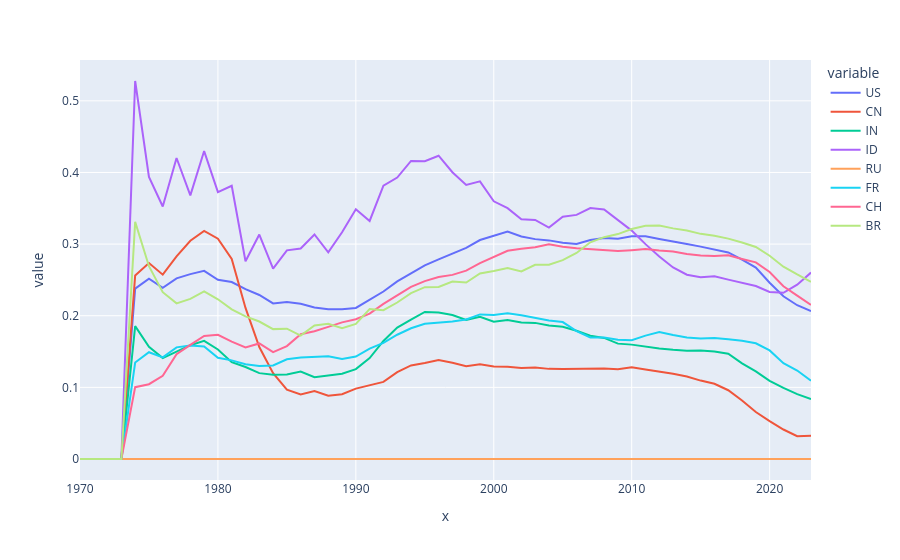

Notebook cell for this chart:
### Code cell
c1 = "RU"
c_list = ["US", "CN", "IN", "ID", "RU", "FR", "CH", "BR"]
px.line(df_dist_yearly.xs(c1)[c_list], x=df_dist_yearly.xs(c1)[c_list].index, y=c_list)
